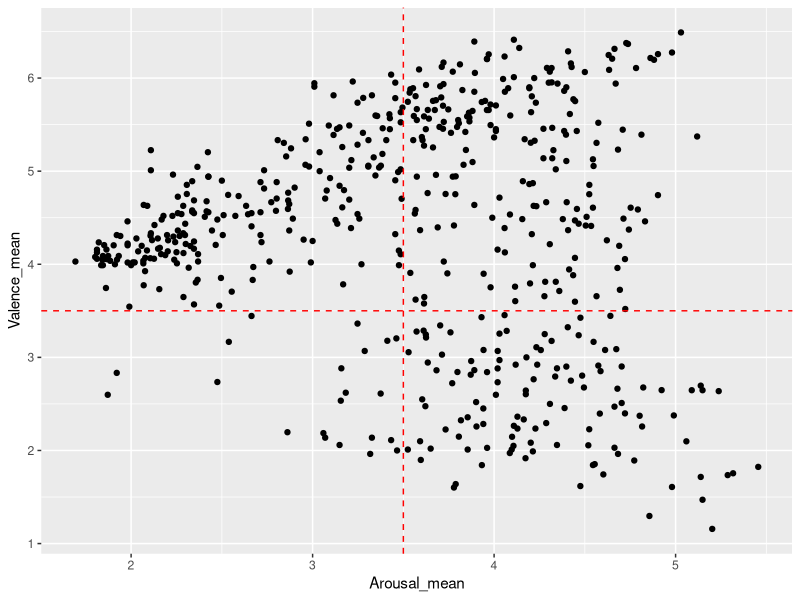
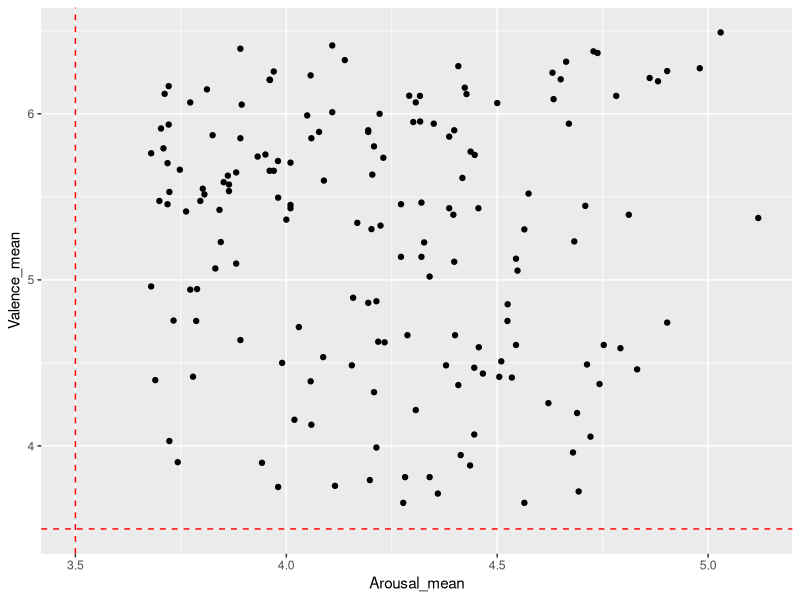
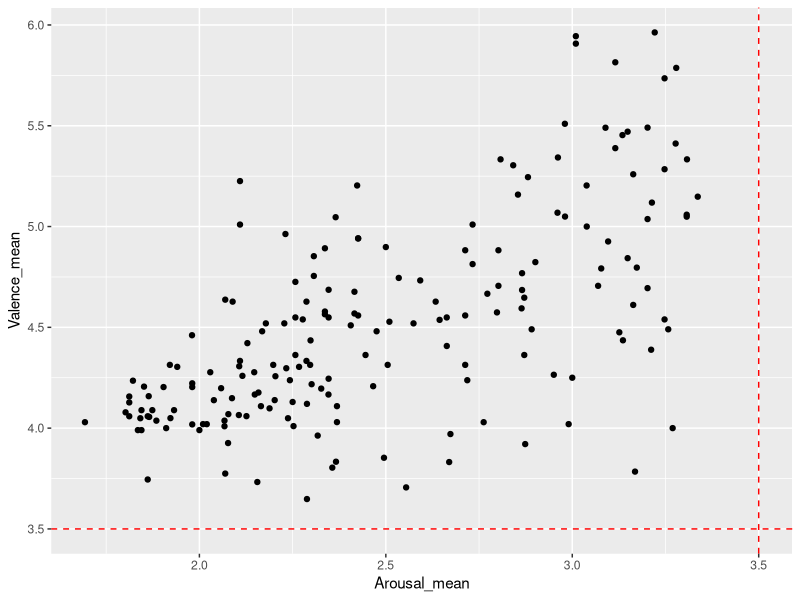
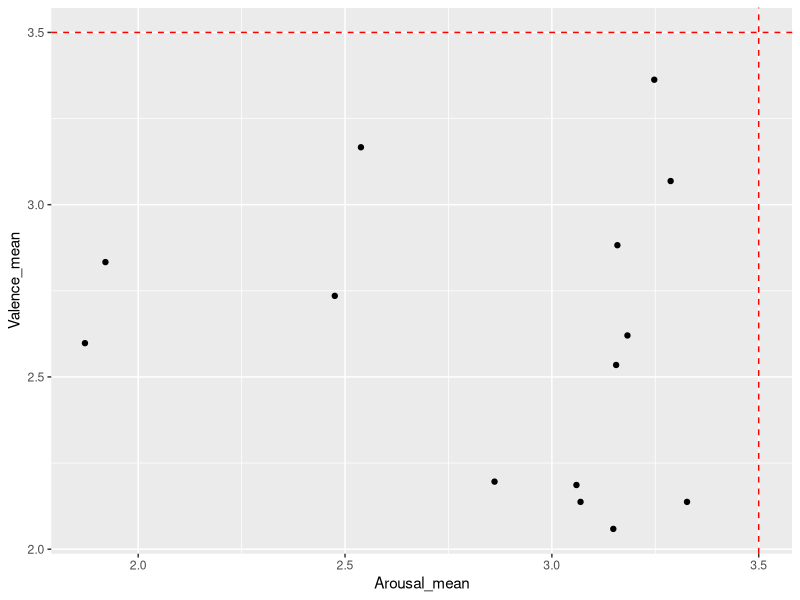
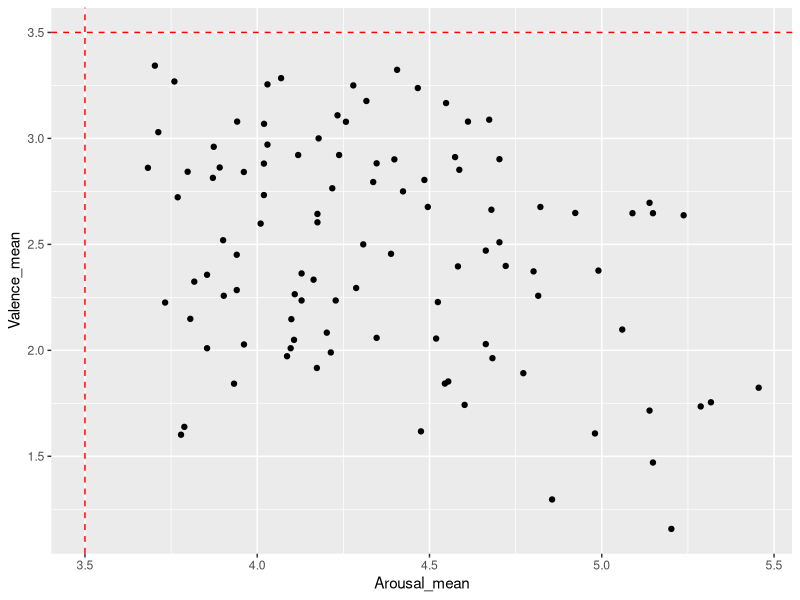

R code for these plots, in order: (Note: this script raises an error after producing the figures.)
## ---- chunk 1
library(tidyverse)
## ---- chunk 2
OASIS <- read.csv(file='../stimuli/oasis/OASIS.csv')
## ---- chunk 3
OASIS_clean <-
  OASIS %>%
  dplyr::filter(Category != "Person")

OASIS_clean$Valence_SE <- OASIS_clean$Valence_SD/(sqrt(OASIS_clean$Valence_N))

OASIS_clean$Arousal_SE <- OASIS_clean$Arousal_SD/(sqrt(OASIS_clean$Arousal_N))

ggplot(data=OASIS_clean, aes(x=Arousal_mean, y=Valence_mean))+
  geom_point() +
  geom_vline(xintercept = 3.5, linetype="dashed", color="red") +
  geom_hline(yintercept = 3.5, linetype="dashed", color="red")


OASIS_cleanpospos <- 
  OASIS_clean %>%
  dplyr::filter(Arousal_mean - Arousal_SE > 3.5) %>%
  dplyr::filter(Valence_mean - Valence_SE > 3.5)

OASIS_cleanpospos$quad <-"High Arousal, High Valence"

ggplot(data=OASIS_cleanpospos, aes(x=Arousal_mean, y=Valence_mean))+
  geom_point() +
  geom_vline(xintercept = 3.5, linetype="dashed", color="red") +
  geom_hline(yintercept = 3.5, linetype="dashed", color="red")

OASIS_cleannegpos <- 
  OASIS_clean %>%
  dplyr::filter(Arousal_mean + Arousal_SE < 3.5) %>%
  dplyr::filter(Valence_mean - Valence_SE > 3.5)

OASIS_cleannegpos$quad <-"Low Arousal, High Valence"

ggplot(data=OASIS_cleannegpos, aes(x=Arousal_mean, y=Valence_mean))+
  geom_point() +
  geom_vline(xintercept = 3.5, linetype="dashed", color="red") +
  geom_hline(yintercept = 3.5, linetype="dashed", color="red")

OASIS_cleannegneg <- 
  OASIS_clean %>%
  dplyr::filter(Arousal_mean + Arousal_SE < 3.5) %>%
  dplyr::filter(Valence_mean + Valence_SE < 3.5)

OASIS_cleannegneg$quad <-"Low Arousal, Low Valence"


ggplot(data=OASIS_cleannegneg, aes(x=Arousal_mean, y=Valence_mean))+
  geom_point() +
  geom_vline(xintercept = 3.5, linetype="dashed", color="red") +
  geom_hline(yintercept = 3.5, linetype="dashed", color="red")

OASIS_cleanposneg <- 
  OASIS_clean %>%
  dplyr::filter(Arousal_mean - Arousal_SE > 3.5) %>%
  dplyr::filter(Valence_mean + Valence_SE < 3.5)

OASIS_cleanposneg$quad <-"High Arousal, Low Valence"

ggplot(data=OASIS_cleanposneg, aes(x=Arousal_mean, y=Valence_mean))+
  geom_point() +
  geom_vline(xintercept = 3.5, linetype="dashed", color="red") +
  geom_hline(yintercept = 3.5, linetype="dashed", color="red")

stim_selection <- 
  rbind(OASIS_cleannegneg, OASIS_cleannegpos, OASIS_cleanposneg, OASIS_cleanpospos) %>%
  dplyr::select(Theme, quad)

write.csv(file='../stimuli/OASIS_initialstims.csv', stim_selection)
## ---- chunk 4
filtered <- read.csv(file='../stimuli/OASIS_initialstims.csv')

updated <- merge(filtered, OASIS_clean, by="Theme") %>%
  select(Theme, Arousal_mean, Arousal_SE, Valence_mean, Valence_SE)

updated_cleanpospos <- 
  updated %>%
  dplyr::filter(Arousal_mean - Arousal_SE > 4.5) %>%
  dplyr::filter(Valence_mean - Valence_SE > 4.5)

updated_cleanpospos$quad <-"High Arousal, High Valence"

updated_cleannegpos <- 
  updated %>%
  dplyr::filter(Arousal_mean + Arousal_SE < 3) %>%
  dplyr::filter(Valence_mean - Valence_SE > 4.5)

updated_cleannegpos$quad <-"Low Arousal, High Valence"

pos_stim_selection1 <- 
  rbind(updated_cleanpospos, updated_cleannegpos) %>%
  dplyr::select(Theme, quad)

write.csv(file='../stimuli/OASIS_filteredpos.csv', pos_stim_selection1)
## ---- chunk 5
selected <- read.csv(file='../stimuli/oasis/selected_stims/selected_stims.csv')
# 8 high A high V
# 18 low A high V
# 14 high A low V
# 8 low A low V

selected_1 <- merge(selected, OASIS, by = 'Theme')
selected_1$upper_arousal <- selected_1$Arousal_mean + selected_1$Arousal_SD
selected_1$lower_arousal <- selected_1$Arousal_mean - selected_1$Arousal_SD
selected_1$upper_valence <- selected_1$Valence_mean + selected_1$Valence_SD
selected_1$lower_valence <- selected_1$Valence_mean - selected_1$Valence_SD

ggplot(data=selected_1, aes(x=Arousal_mean, y=Valence_mean, label=Theme))+
  geom_point() +
  geom_vline(xintercept = 3.5, linetype="dashed", color="red") +
  geom_hline(yintercept = 3.5, linetype="dashed", color="red") +
  geom_errorbar(alpha=0.5, aes(ymin = lower_valence, ymax = upper_valence)) +
  geom_errorbarh(alpha=0.5, aes(xmin = lower_arousal, xmax = upper_arousal)) +
  geom_text()

selected_1_negative_valence <- selected_1 %>%
  subset(quad == 'Low Arousal, Low Valence' || quad == 'High Arousal, Low Valence')

# low V make sure upper limit is below 3.5
# high V make sure lower limit is above 3.5
# if not 10 stimuli left, rank order the means and take the top 10 of each valence
# OR top 5 of each quadrant
  
